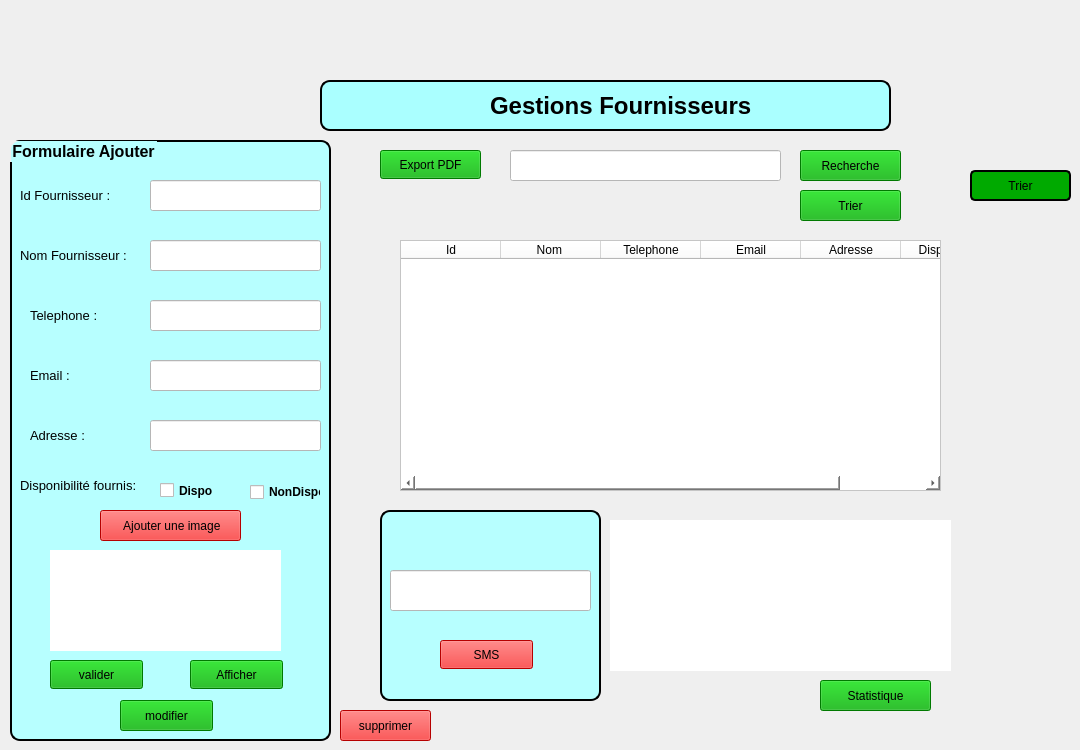
    <widget class="QWidget" name="pageFournisseur">
     <widget class="QPushButton" name="btnExportPDF">
      <property name="geometry">
       <rect>
        <x>380</x>
        <y>150</y>
        <width>101</width>
        <height>29</height>
       </rect>
      </property>
      <property name="styleSheet">
       <string notr="true">font: 700 11pt &quot;Tahoma&quot;;
background-color: rgb(0, 170, 0);

</string>
      </property>
      <property name="text">
       <string>Export PDF</string>
      </property>
     </widget>
     <widget class="QTableWidget" name="tableFournisseur">
      <property name="geometry">
       <rect>
        <x>400</x>
        <y>240</y>
        <width>541</width>
        <height>251</height>
       </rect>
      </property>
      <property name="styleSheet">
       <string notr="true">background-color: rgb(255, 255, 255);
color: rgb(0, 0, 0);
</string>
      </property>
      <column>
       <property name="text">
        <string>Id</string>
       </property>
      </column>
      <column>
       <property name="text">
        <string>Nom </string>
       </property>
      </column>
      <column>
       <property name="text">
        <string>Telephone</string>
       </property>
      </column>
      <column>
       <property name="text">
        <string>Email</string>
       </property>
      </column>
      <column>
       <property name="text">
        <string>Adresse</string>
       </property>
      </column>
      <column>
       <property name="text">
        <string>Disponibilité</string>
       </property>
      </column>
     </widget>
     <widget class="QGroupBox" name="gbFormFournisseur">
      <property name="geometry">
       <rect>
        <x>10</x>
        <y>140</y>
        <width>321</width>
        <height>601</height>
       </rect>
      </property>
      <property name="styleSheet">
       <string notr="true">QGroupBox {
    border: 2px solid black;
    border-radius: 10px;
background-color: rgb(183, 255, 255);
    font-family: &quot;Open Sans&quot;;
    font-size: 12pt;
    font-weight: bold;
color: rgb(0, 0, 0);
}
</string>
      </property>
      <property name="title">
       <string>Formulaire Ajouter</string>
      </property>
      <widget class="QLabel" name="label_14">
       <property name="geometry">
        <rect>
         <x>10</x>
         <y>100</y>
         <width>131</width>
         <height>31</height>
        </rect>
       </property>
       <property name="styleSheet">
        <string notr="true">    font-family: &quot;Open Sans&quot;;
    font-size: 9.5pt;
color: rgb(0, 0, 0);

</string>
       </property>
       <property name="text">
        <string>Nom Fournisseur :</string>
       </property>
      </widget>
      <widget class="QLabel" name="label_15">
       <property name="geometry">
        <rect>
         <x>10</x>
         <y>330</y>
         <width>121</width>
         <height>31</height>
        </rect>
       </property>
       <property name="styleSheet">
        <string notr="true">color: rgb(0, 0, 0);    font-family: &quot;Open Sans&quot;;
    font-size: 9.5pt;
</string>
       </property>
       <property name="text">
        <string>Disponibilité fournis:</string>
       </property>
      </widget>
      <widget class="QLabel" name="label_16">
       <property name="geometry">
        <rect>
         <x>20</x>
         <y>280</y>
         <width>71</width>
         <height>31</height>
        </rect>
       </property>
       <property name="styleSheet">
        <string notr="true">color: rgb(0, 0, 0);
    font-family: &quot;Open Sans&quot;;
    font-size: 9.5pt;
</string>
       </property>
       <property name="text">
        <string>Adresse :</string>
       </property>
      </widget>
      <widget class="QLabel" name="label_17">
       <property name="geometry">
        <rect>
         <x>20</x>
         <y>220</y>
         <width>71</width>
         <height>31</height>
        </rect>
       </property>
       <property name="styleSheet">
        <string notr="true">    font-family: &quot;Open Sans&quot;;
    font-size: 9.5pt;color: rgb(0, 0, 0);

</string>
       </property>
       <property name="text">
        <string>Email :</string>
       </property>
      </widget>
      <widget class="QLabel" name="label_18">
       <property name="geometry">
        <rect>
         <x>20</x>
         <y>160</y>
         <width>91</width>
         <height>31</height>
        </rect>
       </property>
       <property name="styleSheet">
        <string notr="true">    font-family: &quot;Open Sans&quot;;
    font-size: 9.5pt;
color: rgb(0, 0, 0);
</string>
       </property>
       <property name="text">
        <string>Telephone :</string>
       </property>
      </widget>
      <widget class="QPushButton" name="btnAnnuler">
       <property name="geometry">
        <rect>
         <x>220</x>
         <y>670</y>
         <width>93</width>
         <height>29</height>
        </rect>
       </property>
       <property name="styleSheet">
        <string notr="true">font: 700 11pt &quot;Tahoma&quot;;
background-color: rgb(0, 170, 0);
border-color: rgb(0, 0, 0);
border: 2px solid black;
 border-radius: 5px;</string>
       </property>
       <property name="text">
        <string>Annuler</string>
       </property>
      </widget>
      <widget class="QLineEdit" name="nom_f">
       <property name="geometry">
        <rect>
         <x>140</x>
         <y>100</y>
         <width>171</width>
         <height>31</height>
        </rect>
       </property>
       <property name="styleSheet">
        <string notr="true">color: rgb(0, 0, 0);
background-color: rgb(255, 255, 255);</string>
       </property>
      </widget>
      <widget class="QLineEdit" name="adresse_f">
       <property name="geometry">
        <rect>
         <x>140</x>
         <y>280</y>
         <width>171</width>
         <height>31</height>
        </rect>
       </property>
       <property name="styleSheet">
        <string notr="true">color: rgb(0, 0, 0);
background-color: rgb(255, 255, 255);</string>
       </property>
      </widget>
      <widget class="QLineEdit" name="mail_f">
       <property name="geometry">
        <rect>
         <x>140</x>
         <y>220</y>
         <width>171</width>
         <height>31</height>
        </rect>
       </property>
       <property name="styleSheet">
        <string notr="true">color: rgb(0, 0, 0);
background-color: rgb(255, 255, 255);</string>
       </property>
      </widget>
      <widget class="QLineEdit" name="tel_f">
       <property name="geometry">
        <rect>
         <x>140</x>
         <y>160</y>
         <width>171</width>
         <height>31</height>
        </rect>
       </property>
       <property name="styleSheet">
        <string notr="true">color: rgb(0, 0, 0);
background-color: rgb(255, 255, 255);</string>
       </property>
      </widget>
      <widget class="QLabel" name="LeId">
       <property name="geometry">
        <rect>
         <x>10</x>
         <y>40</y>
         <width>111</width>
         <height>31</height>
        </rect>
       </property>
       <property name="styleSheet">
        <string notr="true">    font-family: &quot;Open Sans&quot;;
    font-size: 9.5pt;
color: rgb(0, 0, 0);
</string>
       </property>
       <property name="text">
        <string>Id Fournisseur :</string>
       </property>
      </widget>
      <widget class="QLineEdit" name="id_f">
       <property name="geometry">
        <rect>
         <x>140</x>
         <y>40</y>
         <width>171</width>
         <height>31</height>
        </rect>
       </property>
       <property name="styleSheet">
        <string notr="true">color: rgb(0, 0, 0);
background-color: rgb(255, 255, 255);</string>
       </property>
      </widget>
      <widget class="QCheckBox" name="dispo">
       <property name="geometry">
        <rect>
         <x>150</x>
         <y>340</y>
         <width>81</width>
         <height>21</height>
        </rect>
       </property>
       <property name="styleSheet">
        <string notr="true">    font-family: &quot;Open Sans&quot;;
    font-size: 9pt;
    font-weight:bold;
color: rgb(0, 0, 0);
</string>
       </property>
       <property name="text">
        <string>Dispo</string>
       </property>
      </widget>
      <widget class="QCheckBox" name="nondispo">
       <property name="geometry">
        <rect>
         <x>240</x>
         <y>340</y>
         <width>71</width>
         <height>24</height>
        </rect>
       </property>
       <property name="styleSheet">
        <string notr="true">    font-family: &quot;Open Sans&quot;;
    font-size: 9pt;
    font-weight:bold;
color: rgb(0, 0, 0);</string>
       </property>
       <property name="text">
        <string>NonDispo</string>
       </property>
      </widget>
      <widget class="QLabel" name="label_19">
       <property name="geometry">
        <rect>
         <x>40</x>
         <y>410</y>
         <width>231</width>
         <height>101</height>
        </rect>
       </property>
       <property name="styleSheet">
        <string notr="true">background-color: rgb(255, 255, 255);</string>
       </property>
       <property name="text">
        <string/>
       </property>
      </widget>
      <widget class="QPushButton" name="btnImg">
       <property name="geometry">
        <rect>
         <x>90</x>
         <y>370</y>
         <width>141</width>
         <height>31</height>
        </rect>
       </property>
       <property name="styleSheet">
        <string notr="true">font: 700 11pt &quot;Tahoma&quot;;
background-color: rgb(255, 0, 0);

</string>
       </property>
       <property name="text">
        <string> Ajouter une image</string>
       </property>
      </widget>
      <widget class="QPushButton" name="btn_afficherFournisseur">
       <property name="geometry">
        <rect>
         <x>180</x>
         <y>520</y>
         <width>93</width>
         <height>29</height>
        </rect>
       </property>
       <property name="styleSheet">
        <string notr="true">font: 700 11pt &quot;Tahoma&quot;;
background-color: rgb(0, 170, 0);

</string>
       </property>
       <property name="text">
        <string>Afficher</string>
       </property>
      </widget>
      <widget class="QPushButton" name="btn_ajouterFournisseur">
       <property name="geometry">
        <rect>
         <x>40</x>
         <y>520</y>
         <width>93</width>
         <height>29</height>
        </rect>
       </property>
       <property name="styleSheet">
        <string notr="true">font: 700 11pt &quot;Tahoma&quot;;
background-color: rgb(0, 170, 0);


</string>
       </property>
       <property name="text">
        <string>valider</string>
       </property>
      </widget>
      <widget class="QPushButton" name="btn_modifierFournisseur">
       <property name="geometry">
        <rect>
         <x>110</x>
         <y>560</y>
         <width>93</width>
         <height>31</height>
        </rect>
       </property>
       <property name="styleSheet">
        <string notr="true">font: 700 11pt &quot;Tahoma&quot;;
background-color: rgb(0, 170, 0);


</string>
       </property>
       <property name="text">
        <string>modifier</string>
       </property>
      </widget>
     </widget>
     <widget class="QGroupBox" name="groupBox_3">
      <property name="geometry">
       <rect>
        <x>380</x>
        <y>510</y>
        <width>221</width>
        <height>191</height>
       </rect>
      </property>
      <property name="styleSheet">
       <string notr="true">QGroupBox {
    border: 2px solid black;
    border-radius: 10px;
background-color: rgb(183, 255, 255);
    font-family: &quot;Open Sans&quot;;
    font-size: 12pt;
    font-weight: bold;
}
</string>
      </property>
      <property name="title">
       <string/>
      </property>
      <widget class="QLineEdit" name="leSMS">
       <property name="geometry">
        <rect>
         <x>10</x>
         <y>60</y>
         <width>201</width>
         <height>41</height>
        </rect>
       </property>
       <property name="styleSheet">
        <string notr="true">background-color: rgb(255, 255, 255);</string>
       </property>
      </widget>
      <widget class="QPushButton" name="btnSMS">
       <property name="geometry">
        <rect>
         <x>60</x>
         <y>130</y>
         <width>93</width>
         <height>29</height>
        </rect>
       </property>
       <property name="styleSheet">
        <string notr="true">font: 700 11pt &quot;Tahoma&quot;;
background-color: rgb(255, 0, 0);

</string>
       </property>
       <property name="text">
        <string>SMS</string>
       </property>
      </widget>
     </widget>
     <widget class="QPushButton" name="btnTrier">
      <property name="geometry">
       <rect>
        <x>970</x>
        <y>170</y>
        <width>101</width>
        <height>31</height>
       </rect>
      </property>
      <property name="styleSheet">
       <string notr="true">font: 700 11pt &quot;Tahoma&quot;;
background-color: rgb(0, 170, 0);
border-color: rgb(0, 0, 0);
border: 2px solid black;
 border-radius: 5px;</string>
      </property>
      <property name="text">
       <string>Trier</string>
      </property>
     </widget>
     <widget class="QLineEdit" name="leRecherche">
      <property name="geometry">
       <rect>
        <x>510</x>
        <y>150</y>
        <width>271</width>
        <height>31</height>
       </rect>
      </property>
      <property name="styleSheet">
       <string notr="true">
background-color: rgb(255, 255, 255);</string>
      </property>
      <property name="text">
       <string/>
      </property>
     </widget>
     <widget class="QLabel" name="stat">
      <property name="geometry">
       <rect>
        <x>610</x>
        <y>520</y>
        <width>341</width>
        <height>151</height>
       </rect>
      </property>
      <property name="styleSheet">
       <string notr="true">background-color: rgb(255, 255, 255);</string>
      </property>
      <property name="text">
       <string/>
      </property>
     </widget>
     <widget class="QPushButton" name="btnStatistiques">
      <property name="geometry">
       <rect>
        <x>820</x>
        <y>680</y>
        <width>111</width>
        <height>31</height>
       </rect>
      </property>
      <property name="styleSheet">
       <string notr="true">font: 700 11pt &quot;Tahoma&quot;;
background-color: rgb(0, 170, 0);


</string>
      </property>
      <property name="text">
       <string>Statistique</string>
      </property>
     </widget>
     <widget class="QPushButton" name="btnRechercher">
      <property name="geometry">
       <rect>
        <x>800</x>
        <y>150</y>
        <width>101</width>
        <height>31</height>
       </rect>
      </property>
      <property name="styleSheet">
       <string notr="true">font: 700 11pt &quot;Tahoma&quot;;
background-color: rgb(0, 170, 0);


</string>
      </property>
      <property name="text">
       <string>Recherche</string>
      </property>
     </widget>
     <widget class="QPushButton" name="btnTrier_2">
      <property name="geometry">
       <rect>
        <x>800</x>
        <y>190</y>
        <width>101</width>
        <height>31</height>
       </rect>
      </property>
      <property name="styleSheet">
       <string notr="true">font: 700 11pt &quot;Tahoma&quot;;
background-color: rgb(0, 170, 0);

</string>
      </property>
      <property name="text">
       <string>Trier</string>
      </property>
     </widget>
     <widget class="QGroupBox" name="groupBox_8">
      <property name="geometry">
       <rect>
        <x>320</x>
        <y>80</y>
        <width>571</width>
        <height>51</height>
       </rect>
      </property>
      <property name="styleSheet">
       <string notr="true">QGroupBox {
    border: 2px solid black;
    border-radius: 10px;
background-color: rgb(170, 255, 255);
    font-family: &quot;Open Sans&quot;;
    font-size: 12pt;
    font-weight: bold;
}
</string>
      </property>
      <property name="title">
       <string/>
      </property>
      <widget class="QLabel" name="label_13">
       <property name="geometry">
        <rect>
         <x>170</x>
         <y>10</y>
         <width>391</width>
         <height>31</height>
        </rect>
       </property>
       <property name="styleSheet">
        <string notr="true">    font-size: 18pt;
color: rgb(0, 0, 0);
    font-weight: bold;</string>
       </property>
       <property name="text">
        <string>Gestions Fournisseurs</string>
       </property>
      </widget>
     </widget>
     <widget class="QPushButton" name="btn_suppFournisseur">
      <property name="geometry">
       <rect>
        <x>340</x>
        <y>710</y>
        <width>91</width>
        <height>31</height>
       </rect>
      </property>
      <property name="styleSheet">
       <string notr="true">font: 700 11pt &quot;Tahoma&quot;;
background-color: rgb(255, 0, 0);

</string>
      </property>
      <property name="text">
       <string>supprimer</string>
      </property>
     </widget>
    </widget>
